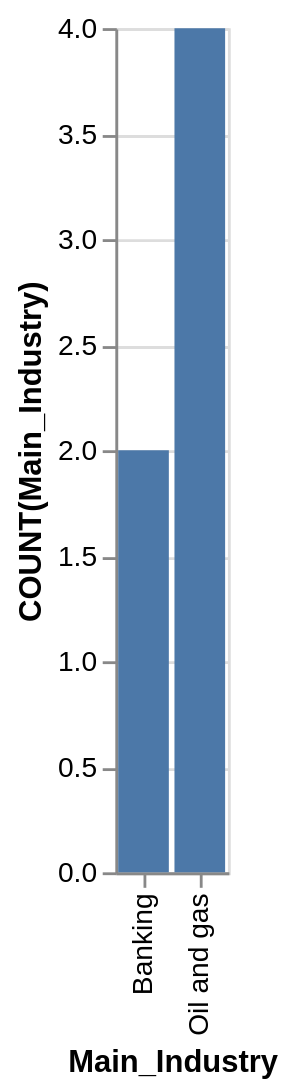

Vega-Lite specification stored for this chart:
### Vega-Lite specification from a JSON file in a GitHub repository (floating-point values rounded to 4 significant figures)
{"data": {"values": [{"x_data": "Banking", "y_data": 2}, {"x_data": "Oil and gas", "y_data": 4}]}, "mark": "bar", "encoding": {"x": {"field": "x_data", "type": "nominal", "title": "Main_Industry", "sort": "ascending"}, "y": {"field": "y_data", "type": "quantitative", "title": "COUNT(Main_Industry)"}}}
